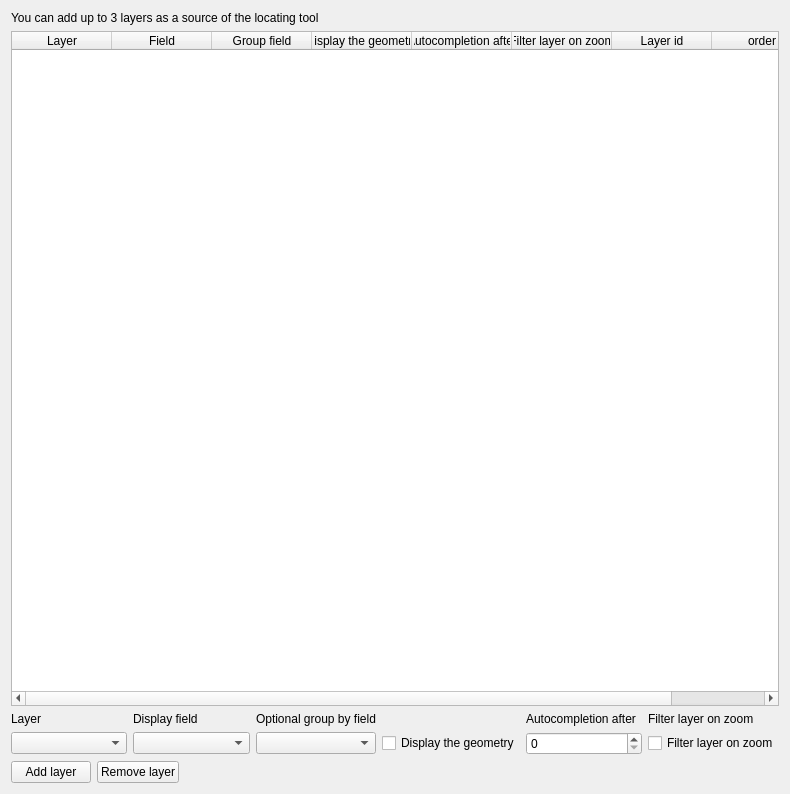
             <widget class="QWidget" name="scrollAreaWidgetContents_4">
              <property name="geometry">
               <rect>
                <x>0</x>
                <y>0</y>
                <width>790</width>
                <height>794</height>
               </rect>
              </property>
              <layout class="QVBoxLayout" name="verticalLayout_12">
               <item>
                <widget class="QLabel" name="label_28">
                 <property name="text">
                  <string>You can add up to 3 layers as a source of the locating tool</string>
                 </property>
                 <property name="wordWrap">
                  <bool>true</bool>
                 </property>
                </widget>
               </item>
               <item>
                <widget class="QTableWidget" name="twLocateByLayerList">
                 <property name="sizePolicy">
                  <sizepolicy hsizetype="Minimum" vsizetype="Expanding">
                   <horstretch>0</horstretch>
                   <verstretch>0</verstretch>
                  </sizepolicy>
                 </property>
                 <property name="maximumSize">
                  <size>
                   <width>16777215</width>
                   <height>16777215</height>
                  </size>
                 </property>
                 <property name="alternatingRowColors">
                  <bool>true</bool>
                 </property>
                 <property name="selectionMode">
                  <enum>QAbstractItemView::SingleSelection</enum>
                 </property>
                 <property name="selectionBehavior">
                  <enum>QAbstractItemView::SelectRows</enum>
                 </property>
                 <attribute name="horizontalHeaderCascadingSectionResizes">
                  <bool>false</bool>
                 </attribute>
                 <attribute name="horizontalHeaderMinimumSectionSize">
                  <number>50</number>
                 </attribute>
                 <attribute name="horizontalHeaderStretchLastSection">
                  <bool>false</bool>
                 </attribute>
                 <column>
                  <property name="text">
                   <string>Layer</string>
                  </property>
                 </column>
                 <column>
                  <property name="text">
                   <string>Field</string>
                  </property>
                 </column>
                 <column>
                  <property name="text">
                   <string>Group field</string>
                  </property>
                 </column>
                 <column>
                  <property name="text">
                   <string>Display the geometry</string>
                  </property>
                 </column>
                 <column>
                  <property name="text">
                   <string>Autocompletion after</string>
                  </property>
                 </column>
                 <column>
                  <property name="text">
                   <string>Filter layer on zoom</string>
                  </property>
                 </column>
                 <column>
                  <property name="text">
                   <string>Layer id</string>
                  </property>
                 </column>
                 <column>
                  <property name="text">
                   <string>order</string>
                  </property>
                 </column>
                </widget>
               </item>
               <item>
                <layout class="QVBoxLayout" name="verticalLayout_7">
                 <item>
                  <layout class="QHBoxLayout" name="horizontalLayout_4">
                   <item>
                    <layout class="QGridLayout" name="gridLayout_23">
                     <item row="0" column="1">
                      <widget class="QLabel" name="label_26">
                       <property name="text">
                        <string>Display field</string>
                       </property>
                       <property name="wordWrap">
                        <bool>true</bool>
                       </property>
                      </widget>
                     </item>
                     <item row="0" column="0">
                      <widget class="QLabel" name="label_25">
                       <property name="text">
                        <string>Layer</string>
                       </property>
                       <property name="wordWrap">
                        <bool>true</bool>
                       </property>
                      </widget>
                     </item>
                     <item row="0" column="2">
                      <widget class="QLabel" name="label_27">
                       <property name="text">
                        <string>Optional group by field</string>
                       </property>
                       <property name="wordWrap">
                        <bool>true</bool>
                       </property>
                      </widget>
                     </item>
                     <item row="1" column="3">
                      <widget class="QCheckBox" name="cbLocateByLayerDisplayGeom">
                       <property name="text">
                        <string>Display the geometry</string>
                       </property>
                      </widget>
                     </item>
                     <item row="0" column="5">
                      <widget class="QLabel" name="label_66">
                       <property name="text">
                        <string>Filter layer on zoom</string>
                       </property>
                       <property name="wordWrap">
                        <bool>true</bool>
                       </property>
                      </widget>
                     </item>
                     <item row="1" column="0">
                      <widget class="QComboBox" name="liLocateByLayerLayers">
                       <property name="maximumSize">
                        <size>
                         <width>150</width>
                         <height>16777215</height>
                        </size>
                       </property>
                      </widget>
                     </item>
                     <item row="1" column="4">
                      <widget class="QSpinBox" name="inLocateByLayerMinLength">
                       <property name="toolTip">
                        <string>If you set a value above 0, autocompletion will be used after this amount of characters while the user types. The classical combobox will be replaced by a editable text input</string>
                       </property>
                       <property name="statusTip">
                        <string/>
                       </property>
                       <property name="whatsThis">
                        <string/>
                       </property>
                       <property name="maximum">
                        <number>5</number>
                       </property>
                      </widget>
                     </item>
                     <item row="1" column="1">
                      <widget class="QComboBox" name="liLocateByLayerFields">
                       <property name="maximumSize">
                        <size>
                         <width>150</width>
                         <height>16777215</height>
                        </size>
                       </property>
                      </widget>
                     </item>
                     <item row="1" column="5">
                      <widget class="QCheckBox" name="cbFilterOnLocate">
                       <property name="toolTip">
                        <string>If the layer is published via the attribute layers tool below, and this checkbox is checked,
zooming on a feature with the locate tool will trigger the filter of the layer for the selected feature.
Only the selected feature will be visible on the map.</string>
                       </property>
                       <property name="styleSheet">
                        <string notr="true"/>
                       </property>
                       <property name="text">
                        <string>Filter layer on zoom</string>
                       </property>
                      </widget>
                     </item>
                     <item row="0" column="4">
                      <widget class="QLabel" name="label_53">
                       <property name="text">
                        <string>Autocompletion after</string>
                       </property>
                       <property name="wordWrap">
                        <bool>true</bool>
                       </property>
                      </widget>
                     </item>
                     <item row="1" column="2">
                      <widget class="QComboBox" name="liLocateByLayerFilterFields">
                       <property name="maximumSize">
                        <size>
                         <width>150</width>
                         <height>16777215</height>
                        </size>
                       </property>
                      </widget>
                     </item>
                    </layout>
                   </item>
                  </layout>
                 </item>
                 <item>
                  <layout class="QHBoxLayout" name="horizontalLayout_16">
                   <item>
                    <widget class="QPushButton" name="btLocateByLayerAdd">
                     <property name="text">
                      <string>Add layer</string>
                     </property>
                    </widget>
                   </item>
                   <item>
                    <widget class="QPushButton" name="btLocateByLayerDel">
                     <property name="text">
                      <string>Remove layer</string>
                     </property>
                    </widget>
                   </item>
                   <item>
                    <spacer name="horizontalSpacer_12">
                     <property name="orientation">
                      <enum>Qt::Horizontal</enum>
                     </property>
                     <property name="sizeHint" stdset="0">
                      <size>
                       <width>40</width>
                       <height>20</height>
                      </size>
                     </property>
                    </spacer>
                   </item>
                  </layout>
                 </item>
                </layout>
               </item>
              </layout>
             </widget>
